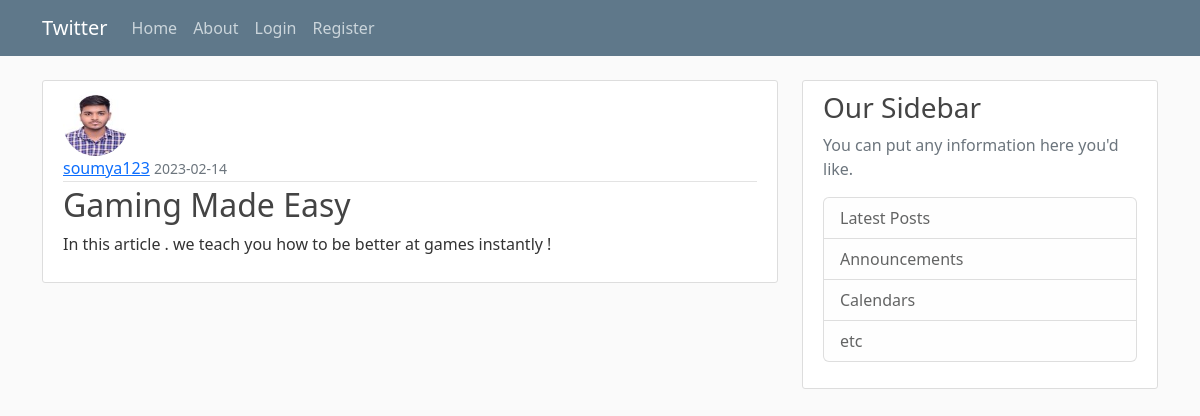
Screenshot of /post/2 with the database file from the repository.
### first/models.py (models this page shows, shortened)
class User(db.Model,UserMixin):
    id = db.Column(db.Integer, primary_key=True)
    username = db.Column(db.String(20), unique=True, nullable=False)
    email = db.Column(db.String(120), unique=True, nullable=False)
    image_file = db.Column(db.String(20), nullable=False, default='default.jpg')
    password = db.Column(db.String(60), nullable=False)
    posts = db.relationship('Post', backref='author', lazy=True)

class Post(db.Model):
    id = db.Column(db.Integer, primary_key=True)
    title = db.Column(db.String(100), nullable=False)
    date_posted = db.Column(db.DateTime, nullable=False, default= datetime.utcnow)
    content = db.Column(db.Text, nullable=False)
    user_id = db.Column(db.Integer, db.ForeignKey('user.id'), nullable=False)

### first/routes.py (the view)
@app.route("/post/<int:post_id>")
def post(post_id):
    post  = Post.query.get_or_404(post_id)
    return render_template('post.html',title = post.title , post = post)

### first/templates/post.html (shortened to what this page needs)
{% extends "layout.html" %}
{% block content %}
  <article class="media content-section">
    <img class="rounded-circle article-img" src="{{ url_for('static', filename='profile_pics/' + post.author.image_file) }}">
    <div class="media-body">
      <div class="article-metadata">
        <a class="mr-2" href=" #">{{ post.author.username }}</a>
        <small class="text-muted">{{ post.date_posted.strftime('%Y-%m-%d') }}</small>
      </div>
      <h2 class="article-title">{{ post.title }}</h2>
      <p class="article-content">{{ post.content }}</p>
    </div>
  </article>
{% endblock content %}

### first/static/style.css (style rules this page uses)
body { background: #fafafa; color: #333333; margin-top: 5rem; }
h1, h2, h3, h4, h5, h6 { color: #444444; }
.content-section { background: #ffffff; padding: 10px 20px; border: 1px solid #dddddd; border-radius: 3px; margin-bottom: 20px; }
.article-title { color: #444444; }
.article-content { white-space: pre-line; }
.article-img { height: 65px; width: 65px; margin-right: 16px; }
.article-metadata { padding-bottom: 1px; margin-bottom: 4px; border-bottom: 1px solid #e3e3e3 }

### rows the page displays
User: image_file (picture), author.username "soumya123"
Post: date_posted "2023-02-14", title "Gaming Made Easy", content "In this article . we teach you how to be better at games instantly !"
